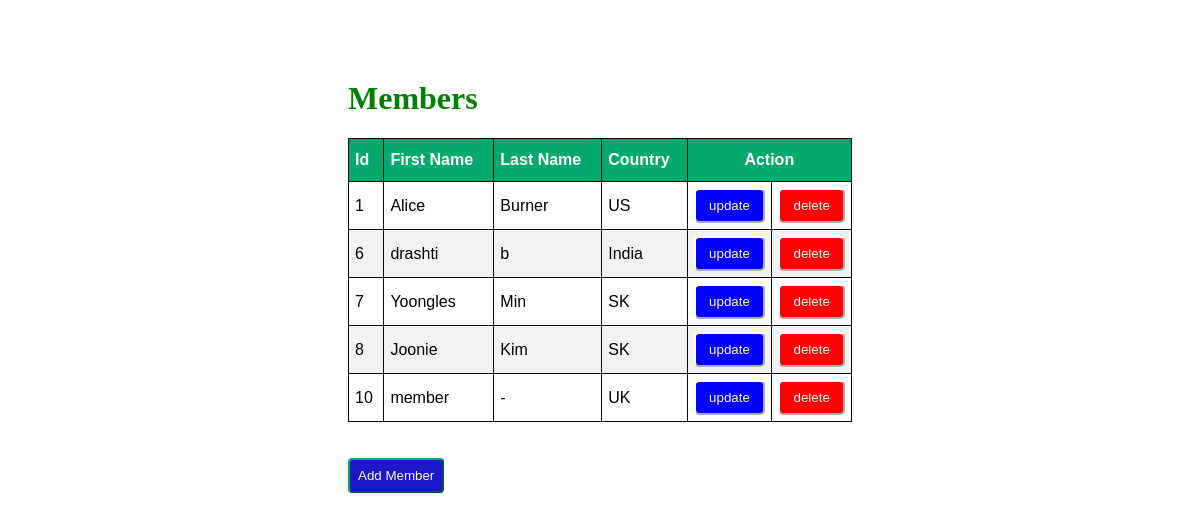
The page / on the database its author committed.
### crudapp/models.py (models this page shows)
class Member(models.Model):
    firstname = models.CharField(max_length=50)
    lastname = models.CharField(max_length=50)
    country = models.CharField(max_length=50)

### crudapp/views.py (the view)
# urls.py: path('', views.index, name='index'),
def index(request):
    mem = Member.objects.all()
    return render(request, 'crudapp/index.html',{'mem':mem})

### crudapp/templates/crudapp/index.html (shortened to what this page needs)
<!DOCTYPE html>
<html lang="en">
<head>
</head>
{% load static %}
<link rel="stylesheet" href="{% static 'crudapp/style.css' %}">
<body>
    <div class="container">
        <h1>Members</h1>
        <table id="customers" border="1">
            <thead>
                <th>Id</th>
                <th>First Name</th>
                <th>Last Name</th>
                <th>Country</th>
                <th colspan="2" id="mid">Action</th>
            </thead>
            {% for x in mem %}
            <tr>
                <td>{{x.id}}</td>
                <td>{{x.firstname}}</td>
                <td>{{x.lastname}}</td>
                <td>{{x.country}}</td>
                <td>
                    <a href="update/{{x.id}}"><button id="up">update</button></a>
                </td>
                <td>
                    <a href="delete/{{x.id}}"><button id="del">delete</button></a>
                </td>
            </tr>
            {% endfor %}
        </table>
        <br><br>
        <a href="{% url 'add' %}"><button id="new3">Add Member</button></a>
    </div>
</body>
</html>

### crudapp/static/crudapp/style.css (style rules this page uses)
.container { margin: 80px 240px 60px 240px; padding: 0px 100px 100px 100px; }
#customers { font-family: Arial, Helvetica, sans-serif; border-collapse: collapse; width: 100%; }
#customers td, #customers th { border: 1px solid rgb(17, 4, 4); padding: 6px; }
#customers tr:nth-child(even) { background-color: #f2f2f2; }
#customers th { padding-top: 12px; padding-bottom: 12px; text-align: left; background-color: #04AA6D; color: white; }
#customers #mid { text-align: center; }
#customers #up { background-color: blue; border-color: white; border-radius: 5px; padding: 8px; color: white; }
#customers #del { background-color: red; border-color: white; border-radius: 5px; padding: 8px; color: white; }
#customers button { width: 100%; }
h1 { color: green; }
.container #new3 { padding: 8px; background-color: rgb(27, 24, 199); color: white; border-radius: 4px; border-color: #04AA6D; cursor: pointer; }

### rows shown on the page
Member: id "1", firstname "Alice", lastname "Burner", country "US"
Member: id "6", firstname "drashti", lastname "b", country "India"
Member: id "7", firstname "Yoongles", lastname "Min", country "SK"
Member: id "8", firstname "Joonie", lastname "Kim", country "SK"
Member: id "10", firstname "member", lastname "-", country "UK"
